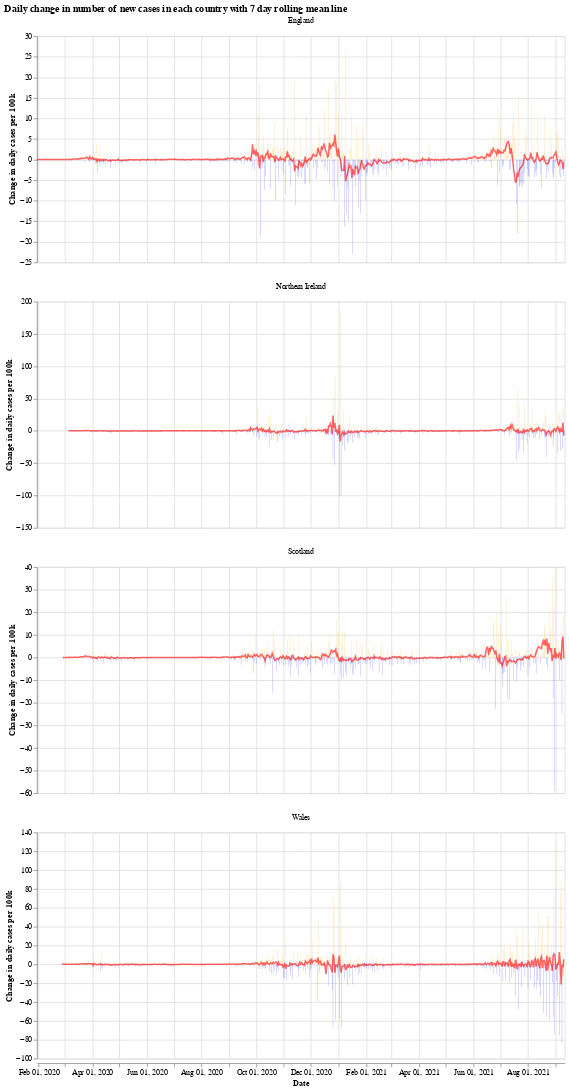

Here is the notebook cell this chart was saved with:
### Markdown cell above
We will use the Python library `Altair` for visualising the data, see the [altair docs](https://altair-viz.github.io/) for more information.

First we have a graph which shows the daily change in the number of new cases for each country. This number jumps up and down all over the place, which is likely due to delay in reporting of new cases over the weekend. Another interesting thing is that it looks like the daily cases in Wales experienced a much shorter period of calm over the summer (calm in the sense of daily cases not jumping up and down).

The orange bars are days when the number of new cases (per 100k population) was more than the previous day, while the blue are days when the number of new cases dropped. The red line is the 7 day moving average. 

When the moving average line is below 0, it means that there is a consistent drop in new cases. We can see this clearly happening around the times that lockdowns were introduced (though, to varying degrees). I will update the graphs soon with a marker of when each lockdown started.

### Code cell
# collapse
import altair as alt

bars = alt.Chart(uk_cases).mark_bar().encode(
    x=alt.X("yearmonthdate(date):T", axis=alt.Axis(title='Date')),
    y=alt.Y("casesChangeRate:Q", axis=alt.Axis(title='Change in daily cases per 100k')),
    tooltip='casesChange',
    color=alt.condition(
        alt.datum.casesChangeRate > 0,
        alt.value("orange"),  # The positive color
        alt.value("blue")  # The negative color
    )
).properties(title='Daily change in number of new cases with 7 day rolling mean',width=700).interactive()

line = alt.Chart(uk_cases).mark_line(
    color='red',
    size=2,
    opacity=0.6
).transform_window(
    rolling_mean='mean(casesChangeRate)',
    frame=[0, 7],
    groupby=['areaName']
).encode(
    x='yearmonthdate(date):T',
    y='rolling_mean:Q'
)

alt.layer(bars, line, data=uk_cases).facet(alt.Column(
    'areaName', title=''), columns=1).resolve_scale(y='independent').properties(title='Daily change in number of new cases in each country with 7 day rolling mean line')

### Figure 1 — Vega-Lite specification as saved in the notebook (floating-point values rounded to 4 significant figures; data arrays with more than 128 entries replaced by an {"elided": "..."} marker saying what was removed)
{"config": {"view": {"continuousWidth": 400, "continuousHeight": 300}}, "data": {"name": "data-d5e521771d1e86626ea85792abeb8f15"}, "facet": {"type": "nominal", "field": "areaName", "title": ""}, "spec": {"layer": [{"mark": "bar", "encoding": {"color": {"condition": {"value": "orange", "test": "(datum.casesChangeRate > 0)"}, "value": "blue"}, "tooltip": {"type": "quantitative", "field": "casesChange"}, "x": {"type": "temporal", "axis": {"title": "Date"}, "field": "date", "timeUnit": "yearmonthdate"}, "y": {"type": "quantitative", "axis": {"title": "Change in daily cases per 100k"}, "field": "casesChangeRate"}}, "selection": {"selector001": {"type": "interval", "bind": "scales", "encodings": ["x", "y"]}}, "title": "Daily change in number of new cases with 7 day rolling mean", "width": 700}, {"mark": {"type": "line", "color": "red", "opacity": 0.6, "size": 2}, "encoding": {"x": {"type": "temporal", "field": "date", "timeUnit": "yearmonthdate"}, "y": {"type": "quantitative", "field": "rolling_mean"}}, "transform": [{"window": [{"op": "mean", "field": "casesChangeRate", "as": "rolling_mean"}], "frame": [0, 7], "groupby": ["areaName"]}]}]}, "columns": 1, "resolve": {"scale": {"y": "independent"}}, "title": "Daily change in number of new cases in each country with 7 day rolling mean line", "$schema": "https://vega.github.io/schema/vega-lite/v4.8.1.json", "datasets": {"data-d5e521771d1e86626ea85792abeb8f15": {"elided": "2268 records"}}}
